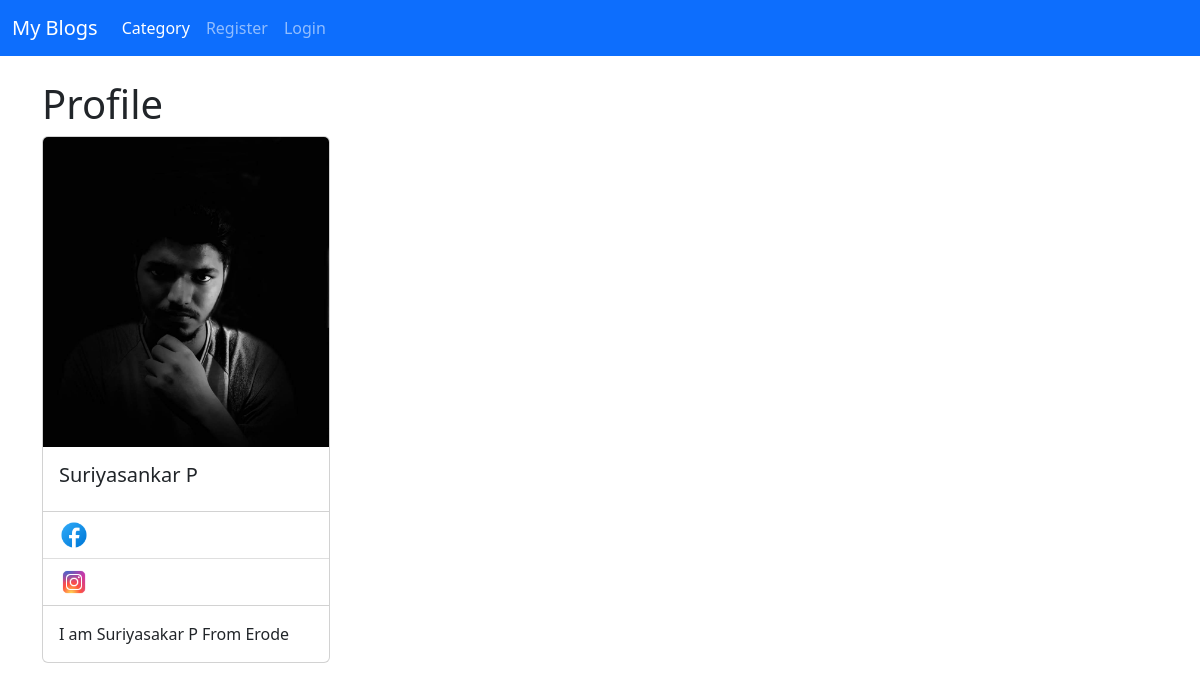
Screenshot of /member/1/profile with the database file from the repository.
### user/models.py (models this page shows, shortened)
class Profile(models.Model):
    user=models.OneToOneField(User,null=True,on_delete=models.CASCADE)
    bio = models.TextField(null=True,blank=True)
    profile_pic=models.ImageField(null=True,blank=True,upload_to="images/profile/")
    facebook_url=models.CharField(max_length=255,null=True,blank=True)
    Instagram_url=models.CharField(max_length=255,null=True,blank=True)
    linkedin_url=models.CharField(max_length=255,null=True,blank=True)

### member/views.py (the view)
# urls.py: path('<int:pk>/profile',ProfileView.as_view(),name='profile_page'),
class ProfileView(DetailView):
	model = Profile
	template_name='registration/profile_view.html'
	def get_context_data(self,*args,**kwargs):
		user=Profile.objects.all()
		context=super(ProfileView, self).get_context_data(**kwargs)
		page_user =get_object_or_404(Profile,id=self.kwargs['pk'])
		context['page_user']=page_user
		return context

### member/templates/registration/profile_view.html (shortened to what this page needs)
{% extends 'base.html'%}
{%load static%}
{% block content%}
	<h1>Profile</h1>
 <div class="card" style="width: 18rem;">
  	{%if page_user.profile_pic%}
    	<img class="card-img-top" src="{{page_user.profile_pic.url}}"></img>
  	{%else%}
    	<img class="card-img-top" src="{%static '/theblog/images/pic.png'%}"></img>
    {%endif%}
  <div class="card-body">
    <h5 class="card-title">{{page_user.user.first_name}} {{page_user.user.last_name}}</h5>
  </div>
  <ul class="list-group list-group-flush">
  	{% if page_user.facebook_url %}
    <li class="list-group-item">
    	<a href="{{page_user.facebook_url}}">
        	<img src="{%static '/theblog/images/fb_ic.png'%}" width="30" height="30">
		</a>
	</li>
	{%endif%}
    {% if page_user.Instagram_url %}
    <li class="list-group-item">
    	<a href="{{page_user.Instagram_url}}">
        			<img src="{%static '/theblog/images/in_ic.png'%}" width="30" height="30">
		</a>
	</li>
	{%endif%}
  </ul>
  <div class="card-body">
    {{page_user.bio}}
  </div>
</div>
{% endblock %}

### rows the page displays
Profile: profile_pic (picture), user.first_name "Suriyasankar", user.last_name "P", bio "I am Suriyasakar P From Erode"
